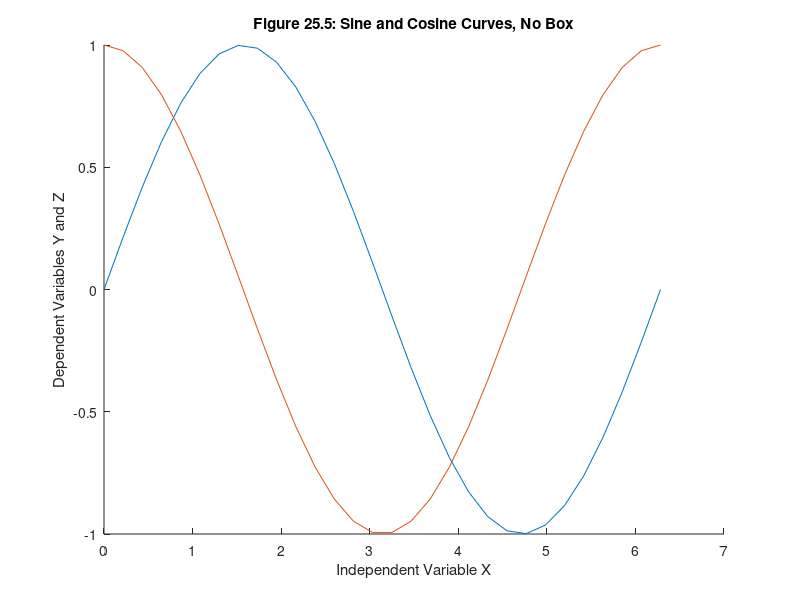

MATLAB code to generate this figure:
x = linspace(0,2*pi,30);
y = sin(x);
z = cos(x);
plot(x,y,x,z)
box off % turn off the axes box
xlabel('Independent Variable X') % label horizontal axis
ylabel('Dependent Variables Y and Z') % label vertical axis
title('Figure 25.5: Sine and Cosine Curves, No Box') % title the plot
